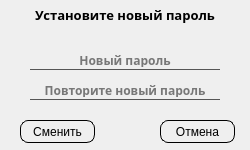
<?xml version="1.0" encoding="UTF-8"?>
<ui version="4.0">
 <class>ChangePassword</class>
 <widget class="QDialog" name="ChangePassword">
  <property name="geometry">
   <rect>
    <x>0</x>
    <y>0</y>
    <width>250</width>
    <height>150</height>
   </rect>
  </property>
  <property name="windowTitle">
   <string>Dialog</string>
  </property>
  <widget class="QLabel" name="header_label">
   <property name="geometry">
    <rect>
     <x>0</x>
     <y>0</y>
     <width>250</width>
     <height>30</height>
    </rect>
   </property>
   <property name="font">
    <font>
     <family>Comfortaa</family>
     <pointsize>10</pointsize>
     <weight>75</weight>
     <bold>true</bold>
    </font>
   </property>
   <property name="styleSheet">
    <string notr="true">border-radius: 10px;</string>
   </property>
   <property name="text">
    <string>Установите новый пароль</string>
   </property>
   <property name="alignment">
    <set>Qt::AlignCenter</set>
   </property>
  </widget>
  <widget class="QLineEdit" name="new_password_line_edit">
   <property name="geometry">
    <rect>
     <x>30</x>
     <y>50</y>
     <width>190</width>
     <height>20</height>
    </rect>
   </property>
   <property name="font">
    <font>
     <family>Comfortaa</family>
     <pointsize>9</pointsize>
     <weight>75</weight>
     <bold>true</bold>
    </font>
   </property>
   <property name="styleSheet">
    <string notr="true">QLineEdit {
	background: rgba(0, 0, 0, 0);
    border: none;
    border-bottom: 1px solid #555;
    padding: 2px;
    color: black;
}

QLineEdit:focus,
QLineEdit:hover {
    border-bottom: 1px solid #333;
}</string>
   </property>
   <property name="maxLength">
    <number>20</number>
   </property>
   <property name="echoMode">
    <enum>QLineEdit::Password</enum>
   </property>
   <property name="alignment">
    <set>Qt::AlignCenter</set>
   </property>
   <property name="placeholderText">
    <string>Новый пароль</string>
   </property>
  </widget>
  <widget class="QLineEdit" name="new_password_confirmation_line_edit">
   <property name="geometry">
    <rect>
     <x>30</x>
     <y>80</y>
     <width>190</width>
     <height>20</height>
    </rect>
   </property>
   <property name="font">
    <font>
     <family>Comfortaa</family>
     <pointsize>9</pointsize>
     <weight>75</weight>
     <bold>true</bold>
    </font>
   </property>
   <property name="styleSheet">
    <string notr="true">QLineEdit {
	background: rgba(0, 0, 0, 0);
    border: none;
    border-bottom: 1px solid #555;
    padding: 2px;
    color: black;
}

QLineEdit:focus,
QLineEdit:hover {
    border-bottom: 1px solid #333;
}</string>
   </property>
   <property name="maxLength">
    <number>20</number>
   </property>
   <property name="echoMode">
    <enum>QLineEdit::Password</enum>
   </property>
   <property name="alignment">
    <set>Qt::AlignCenter</set>
   </property>
   <property name="placeholderText">
    <string>Повторите новый пароль</string>
   </property>
  </widget>
  <widget class="QLabel" name="background_label">
   <property name="geometry">
    <rect>
     <x>0</x>
     <y>0</y>
     <width>250</width>
     <height>150</height>
    </rect>
   </property>
   <property name="font">
    <font>
     <family>Comfortaa</family>
     <pointsize>10</pointsize>
     <weight>75</weight>
     <bold>true</bold>
    </font>
   </property>
   <property name="styleSheet">
    <string notr="true">border-radius: 15px;</string>
   </property>
   <property name="text">
    <string/>
   </property>
   <property name="pixmap">
    <pixmap>img/background_change_password.png</pixmap>
   </property>
   <property name="alignment">
    <set>Qt::AlignCenter</set>
   </property>
  </widget>
  <widget class="QPushButton" name="change_button">
   <property name="geometry">
    <rect>
     <x>20</x>
     <y>120</y>
     <width>75</width>
     <height>23</height>
    </rect>
   </property>
   <property name="styleSheet">
    <string notr="true">QPushButton {
	background: none;
	border: 1px solid black; 
	border-radius: 8px;
}

QPushButton:hover {
	color: #333;
	border: 1px solid #333
}</string>
   </property>
   <property name="text">
    <string>Сменить</string>
   </property>
  </widget>
  <widget class="QPushButton" name="cancel_button">
   <property name="geometry">
    <rect>
     <x>160</x>
     <y>120</y>
     <width>75</width>
     <height>23</height>
    </rect>
   </property>
   <property name="styleSheet">
    <string notr="true">QPushButton {
	background: none;
	border: 1px solid black; 
	border-radius: 8px;
}

QPushButton:hover {
	color: #333;
	border: 1px solid #333
}</string>
   </property>
   <property name="text">
    <string>Отмена</string>
   </property>
  </widget>
  <widget class="QLabel" name="message_label">
   <property name="geometry">
    <rect>
     <x>0</x>
     <y>24</y>
     <width>250</width>
     <height>30</height>
    </rect>
   </property>
   <property name="font">
    <font>
     <family>Comfortaa</family>
     <pointsize>8</pointsize>
     <weight>75</weight>
     <bold>true</bold>
    </font>
   </property>
   <property name="styleSheet">
    <string notr="true">border-radius: 10px;
color: #d11;</string>
   </property>
   <property name="text">
    <string/>
   </property>
   <property name="alignment">
    <set>Qt::AlignCenter</set>
   </property>
  </widget>
  <zorder>background_label</zorder>
  <zorder>header_label</zorder>
  <zorder>new_password_line_edit</zorder>
  <zorder>new_password_confirmation_line_edit</zorder>
  <zorder>change_button</zorder>
  <zorder>cancel_button</zorder>
  <zorder>message_label</zorder>
 </widget>
 <resources/>
 <connections/>
</ui>
